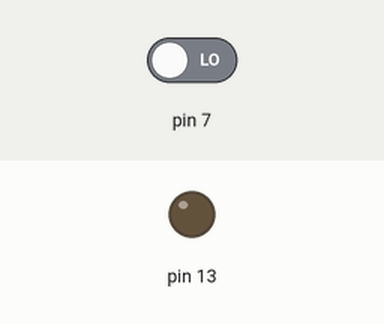
This sketch was run on a simulated Arduino Uno, built with avr-gcc and run on an emulated ATmega328P. Parts: output pins drawn as LEDs (lit = HIGH). The test bench sets the inputs (shaded band); at power-on: pin 7 LOW. What the sketch prints to the serial monitor is not drawn.

Above: at 1.2 s.
1.3 s: pin 7 driven HIGH
At 2.5 s:
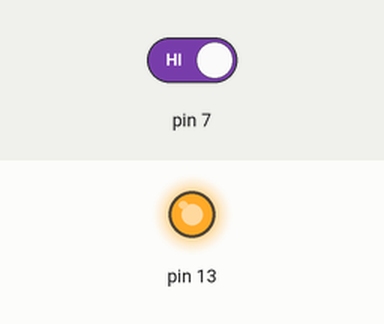
2.8 s: pin 7 driven LOW
At 3.8 s:
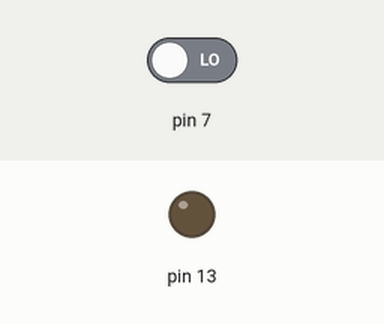
Timing chart, 0 to 5.8 s (numbered marks = the images above; inputs shaded):
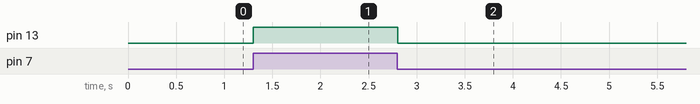

The sketch:

sketch_apr11h.ino
```cpp
void setup() {
  // put your setup code here, to run once:
  pinMode(7,INPUT);
  pinMode(13,OUTPUT);
  Serial.begin(9600);
}

void loop() {
  // put your main code here, to run repeatedly:
  Serial.println(digitalRead(7));
  int data = digitalRead(7);
  if( data == 1) digitalWrite(13,HIGH);
  else if (data ==0) digitalWrite(13,LOW);
}
```

Measured:
- after the input at 1.3 s, pin 13: LOW → HIGH at once
- after the input at 2.8 s, pin 13: HIGH → LOW at once
